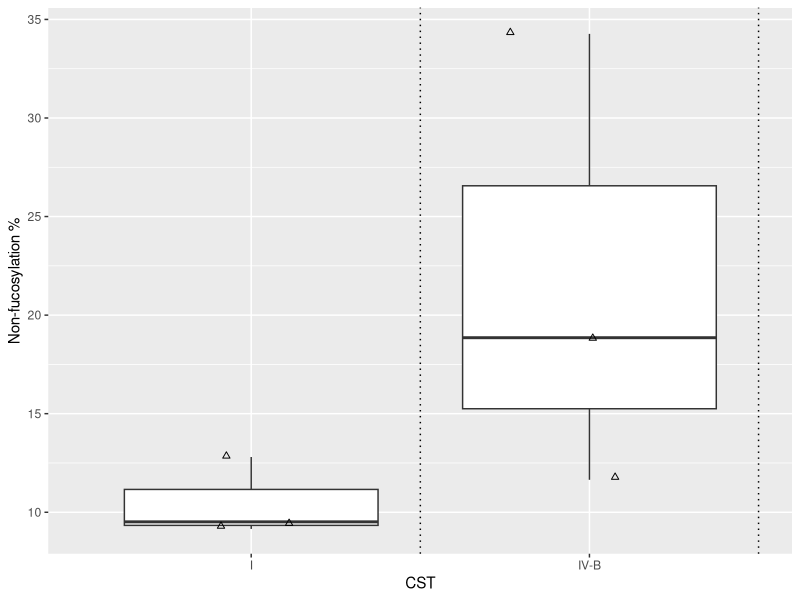
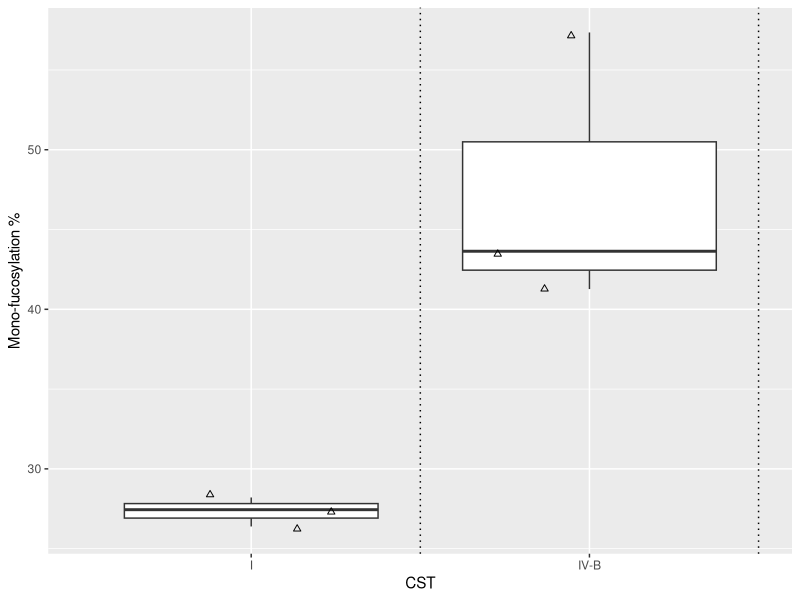
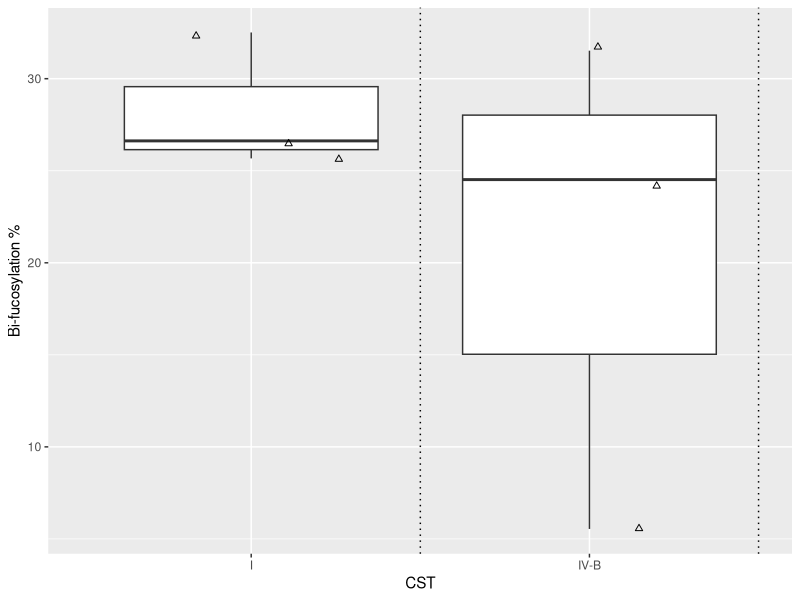
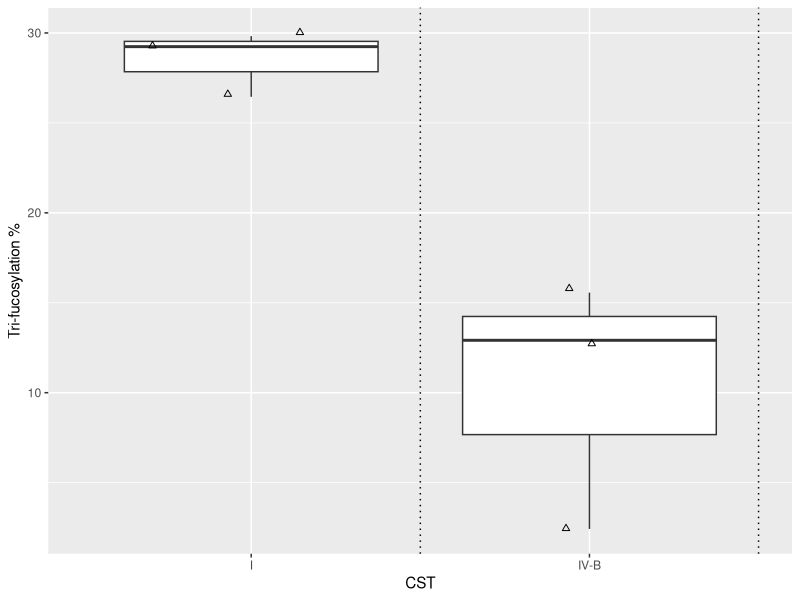
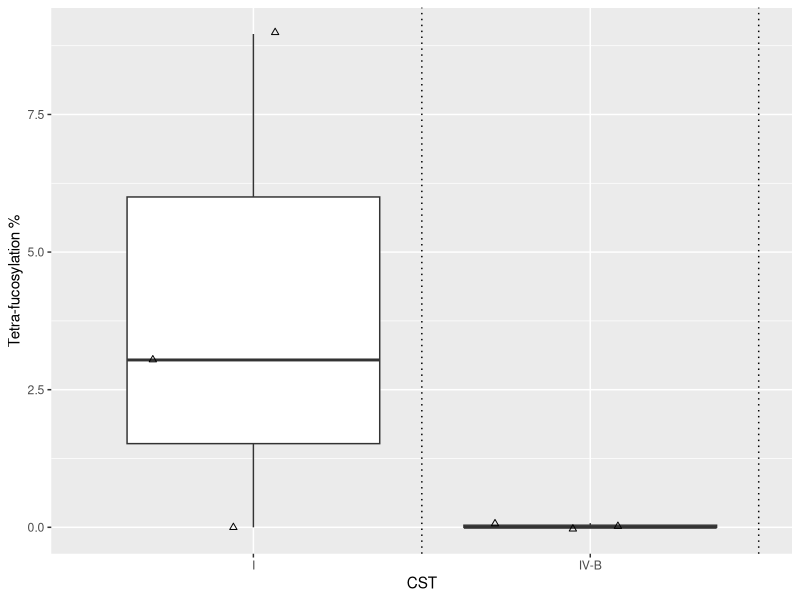

Write the R code that produced these figures, in order.
############# Load packages, input background information #####

## Load ggplot2 
library(ggplot2)

############# Figure 7 lower panel #################

## load the data
res=read.csv('Figure_7_lower_panel_data.csv')

## replace NA values with 0
res[is.na(res)]=0

## Non-fucosylation %
ggplot(data=subset.data.frame(res, dHex.count==0 &
                                Outcome!='Non-pregnant'),
       aes(CST, (dHex_Intensity/Total_Intensity)*100))+
  geom_boxplot(outlier.alpha = 0)+
  geom_point(position=position_jitter(width = 0.3),shape=2)+
  geom_vline(xintercept=1.5+c(0:7), linetype='dotted')+
  labs(y='Non-fucosylation %')

## Mono-fucosylation %
ggplot(data=subset.data.frame(res, dHex.count==1 &
                                Outcome!='Non-pregnant'),
       aes(CST, (dHex_Intensity/Total_Intensity)*100))+
  geom_boxplot(outlier.alpha = 0)+
  geom_point(position=position_jitter(width = 0.3),shape=2)+
  geom_vline(xintercept=1.5+c(0:7), linetype='dotted')+
  labs(y='Mono-fucosylation %')


## Bi-fucosylation % 
ggplot(data=subset.data.frame(res, dHex.count==2 &
                                Outcome!='Non-pregnant'),
       aes(CST, (dHex_Intensity/Total_Intensity)*100))+
  geom_boxplot(outlier.alpha = 0)+
  geom_point(position=position_jitter(width = 0.3),shape=2)+
  geom_vline(xintercept=1.5+c(0:7), linetype='dotted')+
  labs(y='Bi-fucosylation %')


## Tri-fucosylation % 
ggplot(data=subset.data.frame(res, dHex.count==3 &
                                Outcome!='Non-pregnant'),
       aes(CST, (dHex_Intensity/Total_Intensity)*100))+
  geom_boxplot(outlier.alpha = 0)+
  geom_point(position=position_jitter(width = 0.3),shape=2)+
  geom_vline(xintercept=1.5+c(0:7), linetype='dotted')+
  labs(y='Tri-fucosylation %')

## Tetra-fucosylation % 
ggplot(data=subset.data.frame(res, dHex.count==4 &
                                Outcome!='Non-pregnant'),
       aes(CST, (dHex_Intensity/Total_Intensity)*100))+
  geom_boxplot(outlier.alpha = 0)+
  geom_point(position=position_jitter(width = 0.3),shape=2)+
  geom_vline(xintercept=1.5+c(0:7), linetype='dotted')+
  labs(y='Tetra-fucosylation %')
